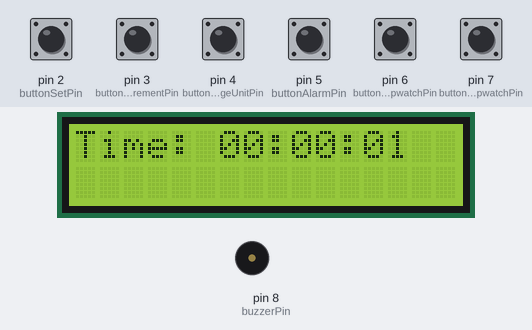
The sketch below on a simulated Arduino Uno, built with avr-gcc and run on an emulated ATmega328P. Shown: 16×2 character LCD, buzzer (waves = sounding). The inputs (shaded band) are chosen by the test bench; at power-on: pin 2 (buttonSetPin), pin 3 (buttonIncrementPin), pin 4 (buttonChangeUnitPin), pin 5 (buttonAlarmPin), pin 6 (buttonStopwatchPin), pin 7 (buttonResetStopwatchPin) HIGH. What the sketch prints to the serial monitor is not drawn.

Above: at 1.2 s.
1.3 s: pin 5 (buttonAlarmPin) pulled LOW for 1 s
At 1.61 s:
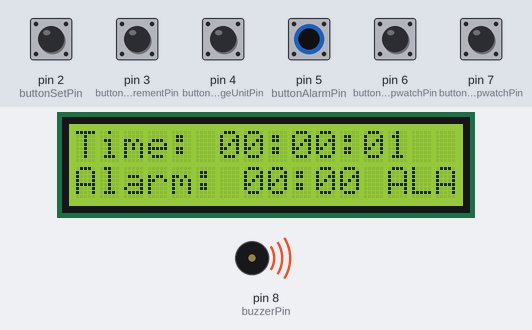
3.8 s: pin 2 (buttonSetPin) pulled LOW for 0.15 s
At 4.7 s:
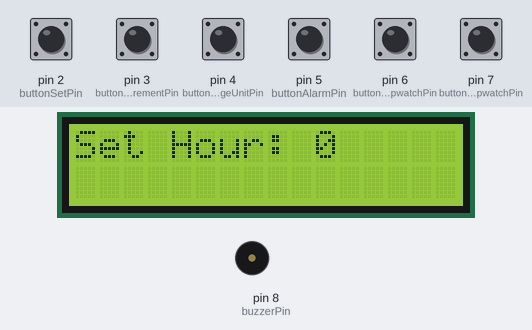
5.4 s: pin 4 (buttonChangeUnitPin) pulled LOW for 1 s
At 7.3 s:
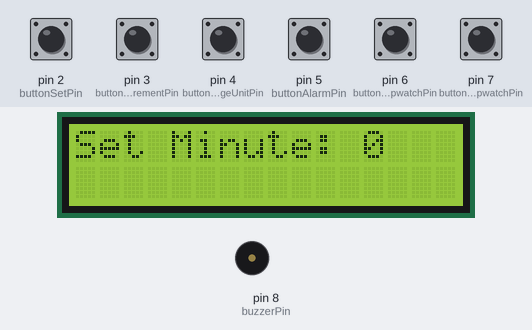
7.9 s: pin 2 (buttonSetPin) pulled LOW for 0.15 s
At 9.3 s:
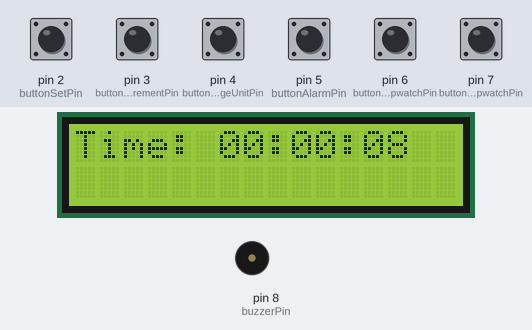
11.0 s: pin 6 (buttonStopwatchPin) pulled LOW for 0.15 s
At 11.7 s:
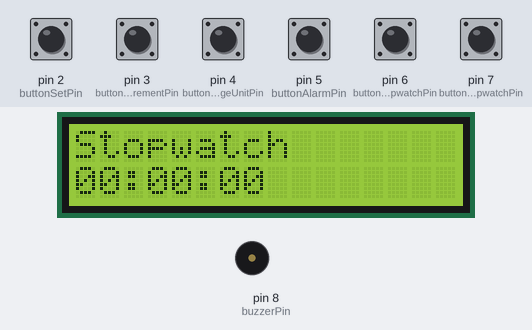
14.1 s: pin 7 (buttonResetStopwatchPin) pulled LOW for 0.15 s
At 15.4 s:
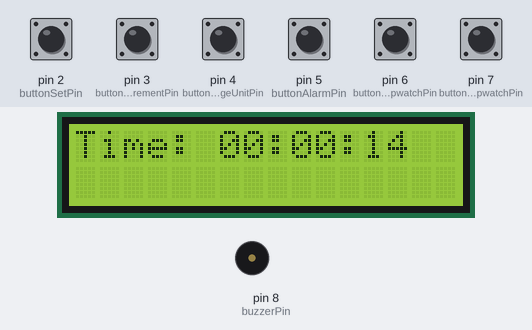
Timing chart, 0 to 17.1 s (numbered marks = the images above; inputs shaded):
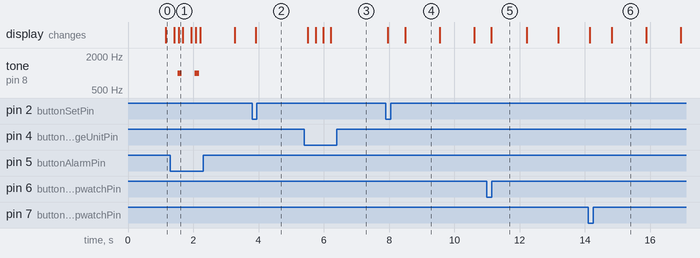

Measured:
- after the input at 1.3 s, tone on pin 8 (buzzerPin): alternates 1000 Hz for 0.14 s and silent for 0.39 s, 4 changes in all, then stays silent, starting after 0.22 s; the display: first changes after 0.12 s (image 1 shows a later state)
- after the input at 3.8 s, the display: changes after 0.12 s (image 2)
- after the input at 5.4 s, the display: changes after 0.11 s (image 3)
- after the input at 7.9 s, the display: first changes after 0.06 s (image 4 shows a later state)
- after the input at 11.0 s, the display: changes after 0.13 s (image 5)
- after the input at 14.1 s, the display: first changes after 0.06 s (image 6 shows a later state)
- what the display in image 6 shows lasts 1.1 s, from 14.8 s to 15.9 s

The sketch:

DigitalClock.ino
```cpp
#include <Wire.h>
#include <LiquidCrystal_I2C.h>

LiquidCrystal_I2C lcd(0x27, 16, 2);

const int buttonSetPin = 2;
const int buttonIncrementPin = 3;
const int buttonChangeUnitPin = 4;
const int buttonAlarmPin = 5;
const int buttonStopwatchPin = 6;
const int buttonResetStopwatchPin = 7;
const int buzzerPin = 8; // Buzzer pin

int hours = 0, mins = 0, secs = 0;
int alarmHours = 0, alarmMinutes = 0;
bool settingMode = false;
bool alarmMode = false;
bool alarmTriggered = false;
bool stopwatchMode = false;
bool stopwatchRunning = false;
bool stopwatchPaused = false;         // New state for paused stopwatch
unsigned long stopwatchStartTime = 0;
unsigned long elapsedMillis = 0;
unsigned long elapsedMicros = 0;
int settingUnit = 0;

// Debounce timers
unsigned long lastSetDebounceTime = 0;
unsigned long lastIncrementDebounceTime = 0;
unsigned long lastChangeUnitDebounceTime = 0;
unsigned long lastAlarmDebounceTime = 0;
unsigned long lastStopwatchDebounceTime = 0;
unsigned long lastResetStopwatchDebounceTime = 0;
const unsigned long debounceDelay = 200;

void setup() {
  lcd.init();
  lcd.backlight();

  pinMode(buttonSetPin, INPUT_PULLUP);
  pinMode(buttonIncrementPin, INPUT_PULLUP);
  pinMode(buttonChangeUnitPin, INPUT_PULLUP);
  pinMode(buttonAlarmPin, INPUT_PULLUP);
  pinMode(buttonStopwatchPin, INPUT_PULLUP);
  pinMode(buttonResetStopwatchPin, INPUT_PULLUP);
  pinMode(buzzerPin, OUTPUT); // Set buzzer pin as output

  Serial.begin(9600);
}

void loop() {
  static unsigned long lastClockUpdate = 0;
  if (millis() - lastClockUpdate >= 1000) {
    lastClockUpdate = millis();
    updateTime();
  }

  checkAlarm();
  handleButtons();

  if (stopwatchRunning && !stopwatchPaused) {
    elapsedMillis = millis() - stopwatchStartTime;
    elapsedMicros = micros() - stopwatchStartTime * 1000;
  }

  if (settingMode) {
    displaySettingMode();
  } else if (stopwatchMode) {
    displayStopwatchMode();
  } else {
    displayNormalTime();
  }

  delay(100);
}

void updateTime() {
  secs++;
  if (secs >= 60) {
    secs = 0;
    mins++;
    if (mins >= 60) {
      mins = 0;
      hours++;
      if (hours >= 24) {
        hours = 0;
      }
    }
  }
}

void checkAlarm() {
  if (alarmMode && hours == alarmHours && mins == alarmMinutes && !alarmTriggered) {
    alarmTriggered = true;
    Serial.println("Alarm! Time reached!");
    tone(buzzerPin, 1000); // Start buzzer sound at 1000 Hz
  } else if (hours != alarmHours || mins != alarmMinutes) {
    alarmTriggered = false;
    noTone(buzzerPin); // Stop the buzzer
  }
}

void handleButtons() {
  if (digitalRead(buttonSetPin) == LOW && millis() - lastSetDebounceTime > debounceDelay) {
    lastSetDebounceTime = millis();
    settingMode = !settingMode;
    settingUnit = 0;
  }

  if (digitalRead(buttonAlarmPin) == LOW && millis() - lastAlarmDebounceTime > debounceDelay) {
    lastAlarmDebounceTime = millis();
    alarmMode = !alarmMode;
    alarmTriggered = false;
    noTone(buzzerPin); // Stop the buzzer when alarm mode is toggled
  }

  if (digitalRead(buttonIncrementPin) == LOW && millis() - lastIncrementDebounceTime > debounceDelay) {
    lastIncrementDebounceTime = millis();
    incrementTimeSetting();
  }

  if (digitalRead(buttonChangeUnitPin) == LOW && millis() - lastChangeUnitDebounceTime > debounceDelay) {
    lastChangeUnitDebounceTime = millis();
    settingUnit = (settingUnit + 1) % 3;
  }

  if (digitalRead(buttonStopwatchPin) == LOW && millis() - lastStopwatchDebounceTime > debounceDelay) {
    lastStopwatchDebounceTime = millis();
    if (!stopwatchRunning) {
      stopwatchRunning = true;
      stopwatchStartTime = millis() - elapsedMillis;
      stopwatchMode = true;
    } else {
      stopwatchRunning = false;
    }
  }

  if (digitalRead(buttonResetStopwatchPin) == LOW && millis() - lastResetStopwatchDebounceTime > debounceDelay) {
    lastResetStopwatchDebounceTime = millis();
    resetStopwatch();
  }
}

void incrementTimeSetting() {
  if (settingMode) {
    if (settingUnit == 0) {
      hours = (hours < 23) ? hours + 1 : 0;
      alarmHours = (alarmMode) ? (alarmHours < 23) ? alarmHours + 1 : 0 : alarmHours;
    } else if (settingUnit == 1) {
      mins = (mins < 59) ? mins + 1 : 0;
      alarmMinutes = (alarmMode) ? (alarmMinutes < 59) ? alarmMinutes + 1 : 0 : alarmMinutes;
    } else {
      secs = (secs < 59) ? secs + 1 : 0;
    }
  } else if (alarmMode) {
    if (settingUnit == 0) {
      alarmHours = (alarmHours < 23) ? alarmHours + 1 : 0;
    } else if (settingUnit == 1) {
      alarmMinutes = (alarmMinutes < 59) ? alarmMinutes + 1 : 0;
    }
  }
}

void resetStopwatch() {
  stopwatchRunning = false;
  stopwatchPaused = false; // Reset the paused state
  stopwatchMode = false;
  elapsedMillis = 0;
  elapsedMicros = 0;
}

void displayNormalTime() {
  lcd.clear();
  lcd.setCursor(0, 0);
  lcd.print("Time: ");
  lcd.print(hours < 10 ? "0" : ""); lcd.print(hours);
  lcd.print(":");
  lcd.print(mins < 10 ? "0" : ""); lcd.print(mins);
  lcd.print(":");
  lcd.print(secs < 10 ? "0" : ""); lcd.print(secs);

  lcd.setCursor(0, 1);
  if (alarmMode) {
    lcd.print("Alarm: ");
    lcd.print(alarmHours < 10 ? "0" : ""); lcd.print(alarmHours);
    lcd.print(":");
    lcd.print(alarmMinutes < 10 ? "0" : ""); lcd.print(alarmMinutes);
    if (alarmTriggered) {
      lcd.print(" ALARM!");
    }
  } else {
    lcd.print("                ");
  }
}

void displaySettingMode() {
  lcd.clear();
  lcd.setCursor(0, 0);
  lcd.print("Set ");
  if (settingUnit == 0) {
    lcd.print("Hour: ");
    lcd.print(hours);
  } else if (settingUnit == 1) {
    lcd.print("Minute: ");
    lcd.print(mins);
  } else {
    lcd.print("Second: ");
    lcd.print(secs);
  }
}

void displayStopwatchMode() {
  lcd.clear();
  lcd.setCursor(0, 0);
  lcd.print("Stopwatch");

  lcd.setCursor(0, 1);
  unsigned long totalElapsed = elapsedMillis / 1000;
  int stopwatchHours = totalElapsed / 3600;
  int stopwatchMinutes = (totalElapsed % 3600) / 60;
  int stopwatchSeconds = totalElapsed % 60;
  int stopwatchMicros = elapsedMicros % 1000;

  lcd.print(stopwatchHours < 10 ? "0" : ""); lcd.print(stopwatchHours);
  lcd.print(":");
  lcd.print(stopwatchMinutes < 10 ? "0" : ""); lcd.print(stopwatchMinutes);
  lcd.print(":");
  lcd.print(stopwatchSeconds < 10 ? "0" : ""); lcd.print(stopwatchSeconds);
}
```
